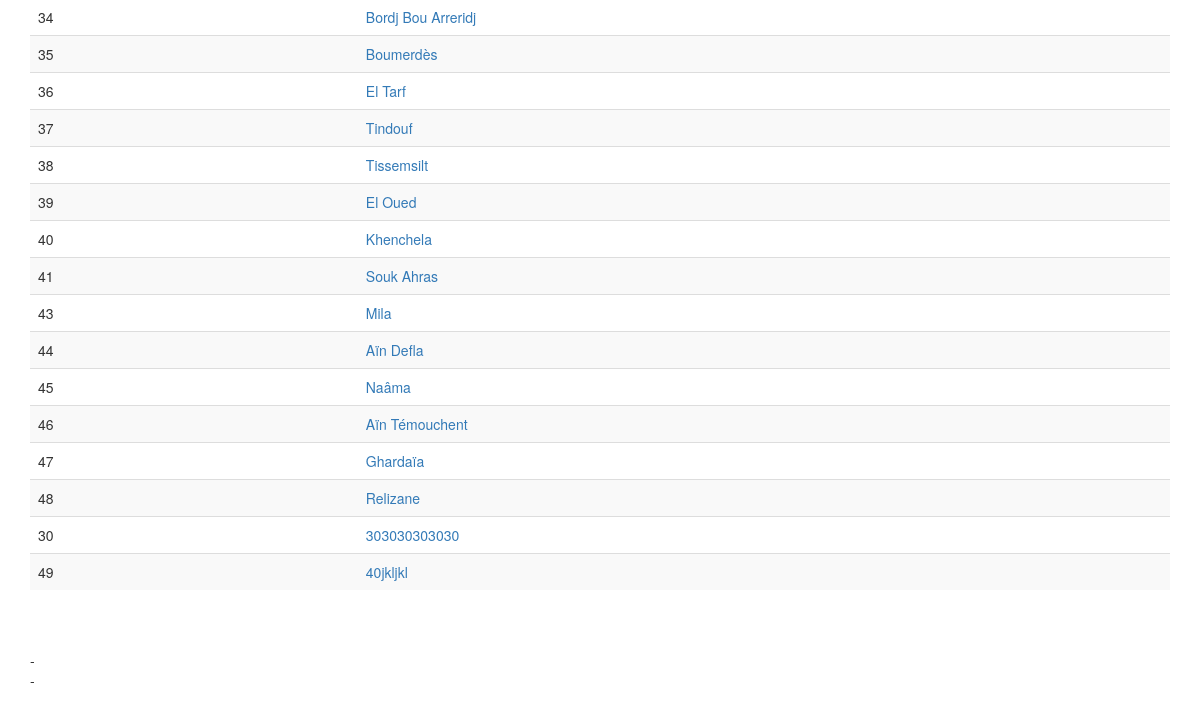
Before: /wilaya/ (lower part) with the older database file.
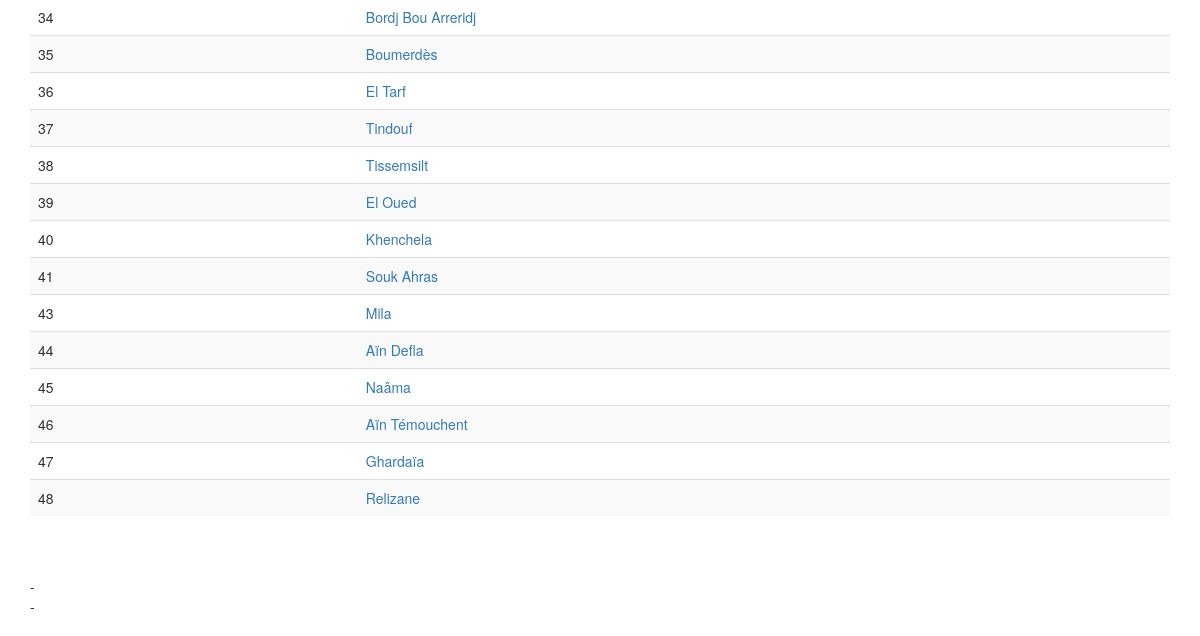
After: the same page with the newer database file.
### app/models.py (models this page shows, shortened)
class Wilaya(db.Model):
    id = db.Column(db.Integer, primary_key=True)
    code = db.Column(db.String(10), index=True, unique=True)
    name = db.Column(db.String(100), index=True, unique=True)
    students = db.relationship('Student', backref='wilaya')

### app/routesBT.py (the view)
@app.route('/wilaya/')
@register_breadcrumb(app, '.basic.wilaya', 'Wilayas')
def wilaya_index():
    wilayas = Wilaya.query.all()
    return render_template('basic-forms/wilaya/index.html', title='Wilayas List', wilayas=wilayas)

### app/templates/basic-forms/wilaya/index.html (shortened to what this page needs)
{% extends "base.html" %}
{% block app_content %}
  <div>
    <table class="table table-striped">
      <tbody>
      {% for wilaya in wilayas %}
        <tr>
          <td>{{ wilaya.code | replace("None", "") }}</td>
          <td><a href="{{ url_for('wilaya_view', id=wilaya.id) }}">{{ wilaya.name | replace("None", "") }}</a></td>
        </tr>
      {% endfor %}
      </tbody>
    </table>
    - </br>
    - </br>
  </div>
{% endblock %}

Changed rows visible on the page:
removed Wilaya: code "30", name "303030303030"
removed Wilaya: code "49", name "40jkljkl"
